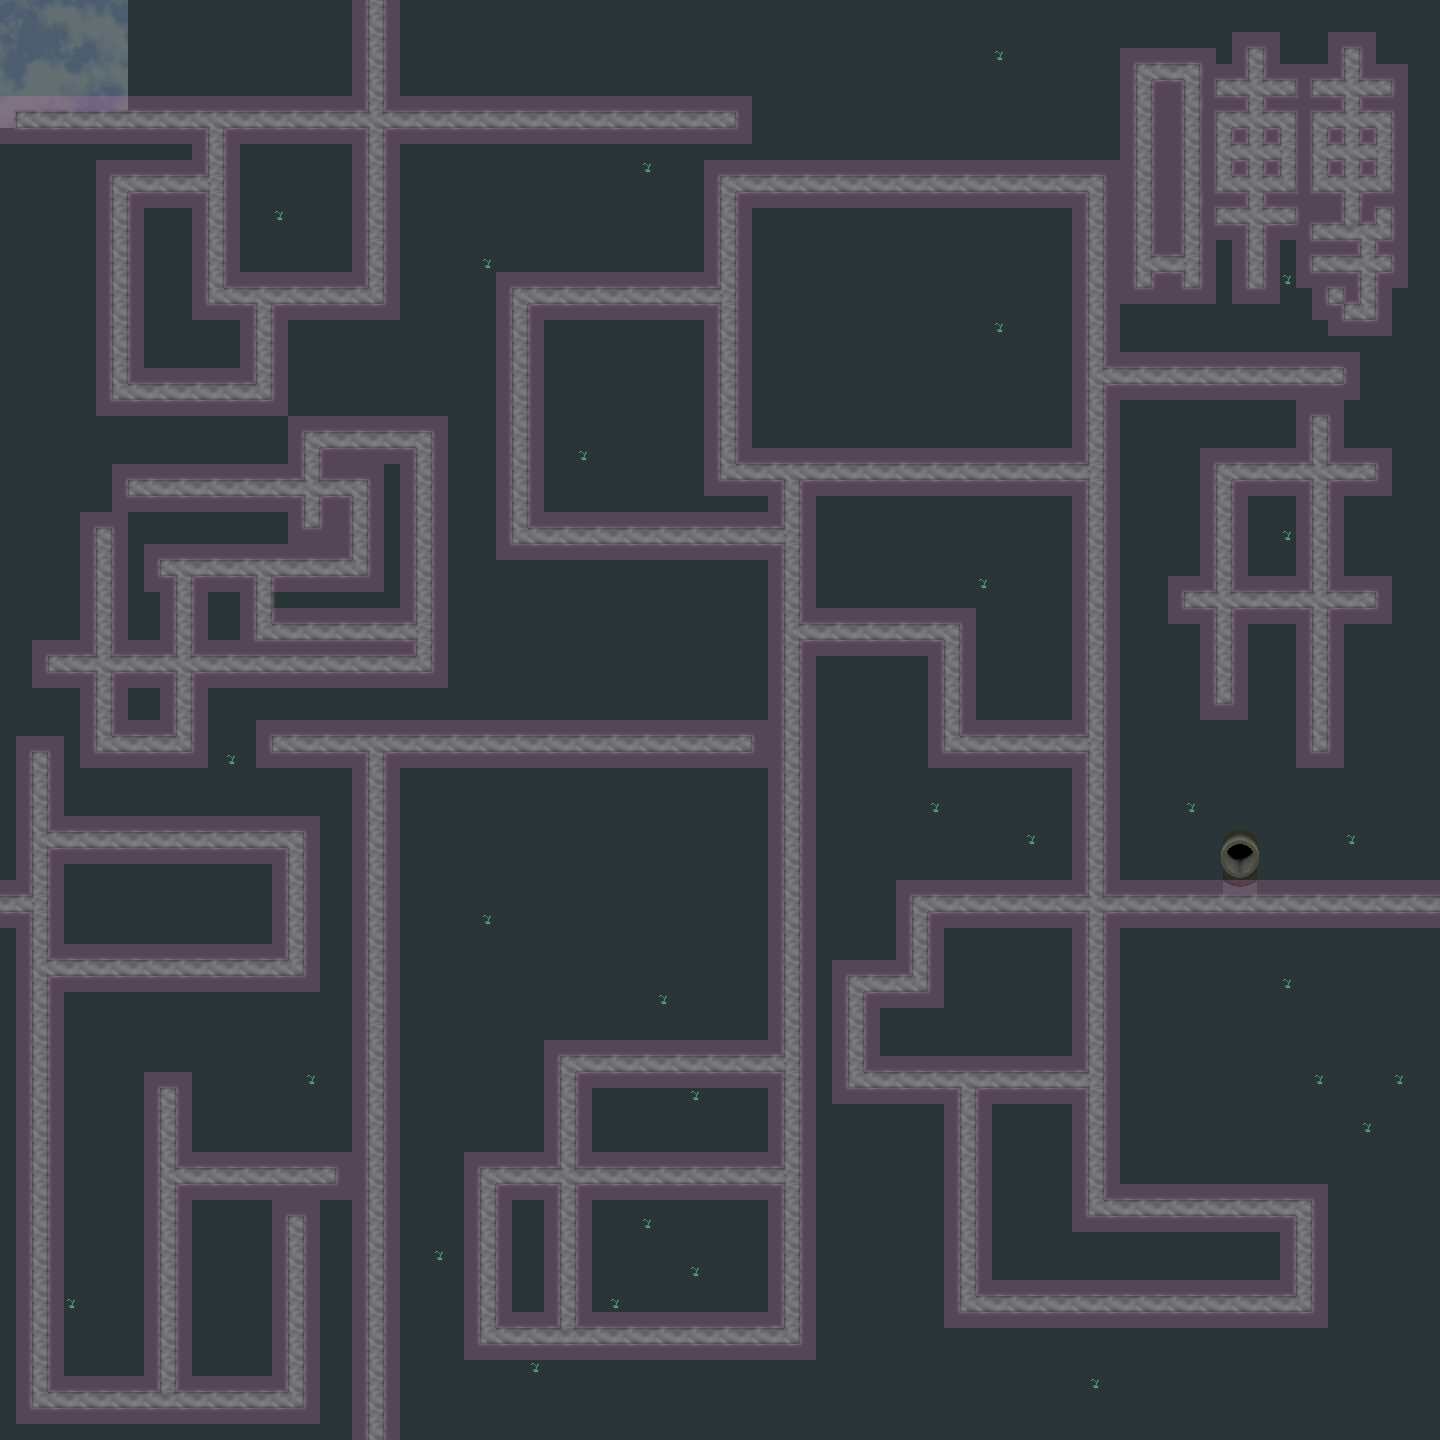

The image is a tile-based game level rendered from a .tmx file. Its description and source (layers, tilesets, objects; grid data summarised) follow:
An orthogonal 90x90 tile map with 16x16 px tiles, 5 tile layers (Below, Water, Paths, Props, ...), 3 tilesets, 1 image layer and 2 objects.

<map version="1.10" tiledversion="1.11.0" orientation="orthogonal" renderorder="right-down" width="90" height="90" tilewidth="16" tileheight="16" infinite="0" nextlayerid="11" nextobjectid="3">
 <properties>
  <property name="looping" type="bool" value="true" />
  <property name="music" value="res/audio/music/lunar.ogg" />
  <property name="music_speed" type="float" value="1" />
  <property name="music_volume" type="float" value="0.5" />
 </properties>
 <tileset firstgid="1" source="tilesets/light_water_paths.tsx" />
 <tileset firstgid="113" source="tilesets/reflection.tsx" />
 <tileset firstgid="125" source="tilesets/crushing.tsx" />
 <imagelayer id="3" name="Sky">
  <image source="../textures/image/sky_bright.png" width="128" height="128" />
  <properties>
   <property name="delay_x" type="int" value="1" />
   <property name="delay_y" type="int" value="1" />
   <property name="height" type="int" value="0" />
   <property name="looping" type="bool" value="true" />
   <property name="parallax_x" type="int" value="4" />
   <property name="parallax_y" type="int" value="4" />
   <property name="scroll_x" type="int" value="0" />
   <property name="scroll_y" type="int" value="0" />
  </properties>
 </imagelayer>
 <objectgroup id="5" name="Reflection">
  <object id="1" gid="117" x="464" y="832" width="16" height="32">
   <properties>
    <property name="file" value="res/data/entity/npc/reflection.json" />
    <property name="height" type="int" value="0" />
    <property name="script" value="reflection.lua" />
   </properties>
  </object>
  <object id="2" gid="264" x="1232" y="896" width="16" height="16">
   <properties>
    <property name="draw" type="bool" value="false" />
    <property name="file" value="res/data/entity/entrances/warp.json" />
    <property name="warp_map" value="stairwell_maze.tmx" />
    <property name="warp_x" type="int" value="12" />
    <property name="warp_y" type="int" value="23" />
   </properties>
  </object>
 </objectgroup>
 <layer id="10" name="Below" width="90" height="90">
  <data>[8100 cells, 3 non-empty, 3 distinct tile ids]</data>
 </layer>
 <layer id="1" name="Water" width="90" height="90">
  <properties>
   <property name="height" type="int" value="1" />
  </properties>
  <data>[8100 cells, 8100 non-empty, 1 distinct tile ids]</data>
 </layer>
 <layer id="2" name="Paths" width="90" height="90">
  <properties>
   <property name="height" type="int" value="1" />
  </properties>
  <data>[8100 cells, 3082 non-empty, 53 distinct tile ids]</data>
 </layer>
 <layer id="8" name="Props" width="90" height="90">
  <properties>
   <property name="height" type="int" value="1" />
  </properties>
  <data>[8100 cells, 46 non-empty, 18 distinct tile ids]</data>
 </layer>
 <objectgroup id="9" name="Entities">
  <properties>
   <property name="height" type="int" value="1" />
  </properties>
 </objectgroup>
 <layer id="6" name="Collision" width="90" height="90" opacity="0.25">
  <properties>
   <property name="draw" type="bool" value="false" />
   <property name="height" type="int" value="1" />
  </properties>
  <data>[8100 cells, 2007 non-empty, 1 distinct tile ids]</data>
 </layer>
</map>
